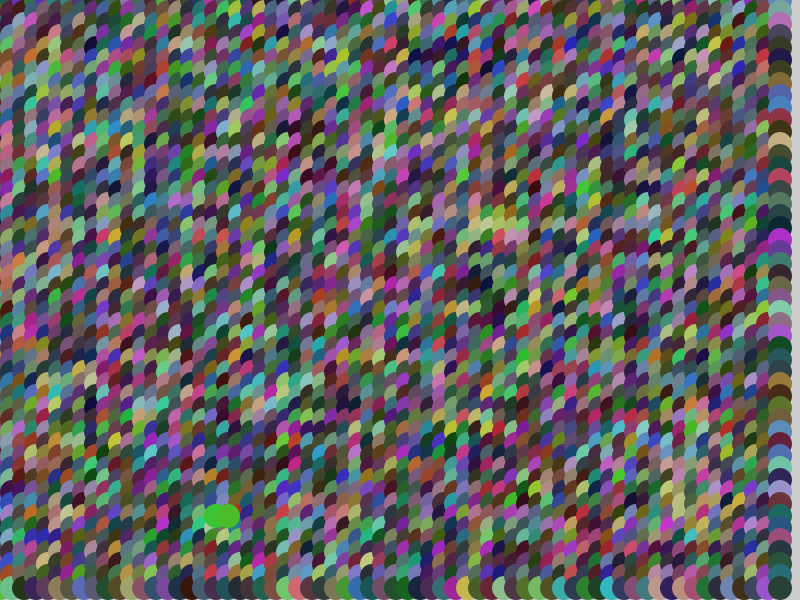
Frame 1 (no input)
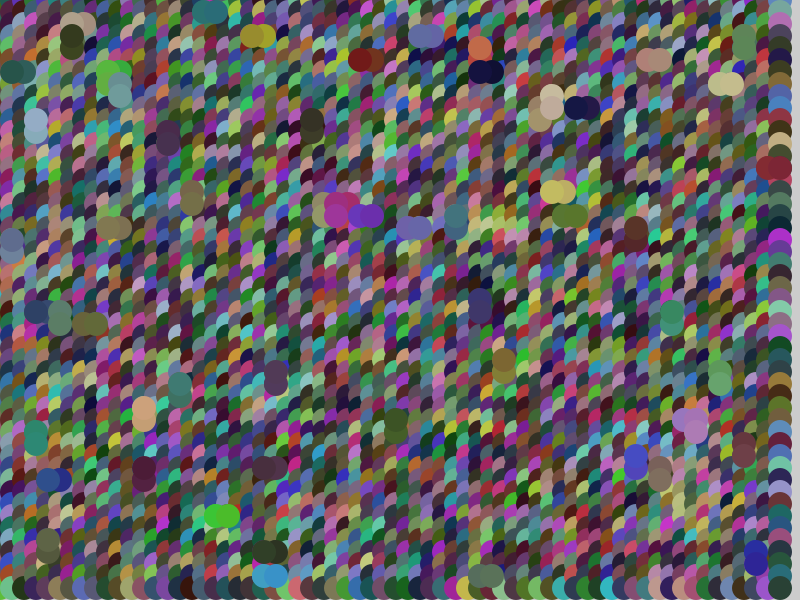
Frame 60 (the mouse pressed at the canvas centre just before this capture)
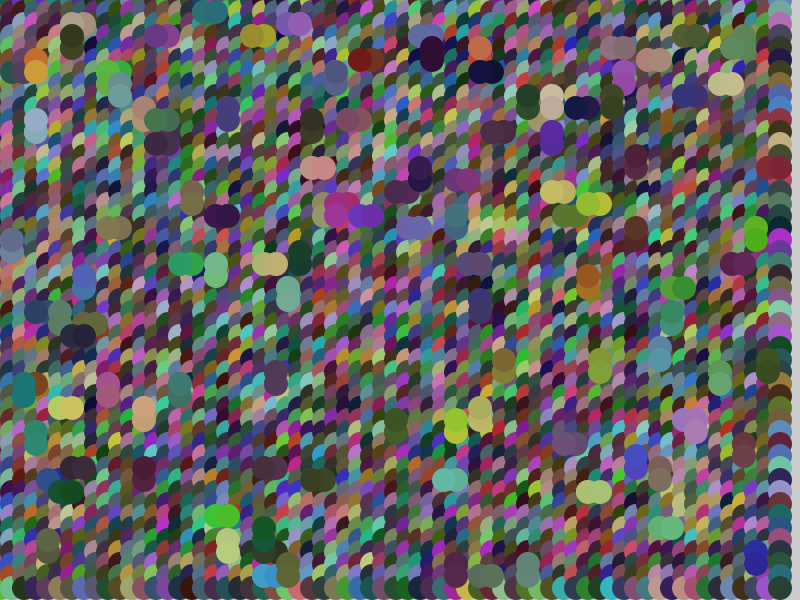
Frame 120 (the mouse held since frame 60 and released just before this capture)

The Processing sketch that drew these frames (run headless with seeded random() and noise(); from frame 60 on, the mouse is pressed at the canvas centre):

// Processing sketch: morph4
// ── morph4.pde
// by Thomas Britnell
int gridx, rad, n, m;
color [][]grid;
float mut_rate;
//float h, s, b;
float r, p;

int val;
float f;

color col, mut;



void setup()
{
  size(800,600);
  frameRate(50);
  colorMode(HSB, 1.0, 1.0, 1.0);
  
  noStroke();
  ellipseMode(RADIUS);
  
  mut_rate = 0.05;
  gridx = 12;
  rad = (int)(gridx * 3/4);
  
  n = (int)(width / gridx);
  m = (int)(height / gridx);
  grid = new color [n][m];
  
  initialise_grid();
  
}


void draw()
{
  
  grow();
}



// ###############################################
void initialise_grid()
{
  for( int r=0; r<n; r++)
  {
    for( int c=0; c<m; c++)
    {      
      col = random_HSB();
      
      grid[r][c] = col;
      
      fill( col );
      ellipse(r*gridx, c*gridx, gridx, gridx);
    }
  }
  
  
  
}

color random_HSB()
{
  color sup;
  float h = random(0, 1.0);
  float s = random(0.2,0.8);
  float b = random(0.2,0.8);
  
  sup = color(h, s, b);
  //print( hue(sup) + "." + saturation(sup) + "."+ brightness(sup) );
  return sup;
}


color random_RGB()
{
  color sup;
  float r = random(0,0.6);
  //float s = saturation + random(-0.2, 0.2);
  //float b = brightness + random(-0.2, 0.2);
  float g = random(0,0.6);
  float b = random(0,0.6); 
  sup = color(r, g, b);
  
  //println(r + "," + g + "," + b);
  
  return sup;
}



// ##############################################################
void grow()
{
  println("grow");
  
  color left, right;
  float r;
  int v,w;
  
  int [] out = new int[2];
  
  r = random(1,n-1);
  int x = (int)(r);
  r = random(1,m-1);
  int y = (int)(r);
  
  col = grid[x][y];
  
  //out = neighbour_random(x,y);
  //out = neighbour_find_HSB(x,y);
  out = neighbour_find_HSB(x,y);
  
  println("found using rgb");
  
  v = out[0];
  w = out[1];
  
  println(" v "+ v + ",  w" + w );
  
  println("was col " + red( grid[v][w] ) );
  
  //grid[v][w] = merge_HSB( col ,grid[v][w] );
  //grid[v][w] = mutate_RGB( col); 
  grid[v][w] = mutate_HSB( col);
  
  println("and now is col " + red( grid[v][w] ) );
  //draw selected one
  fill(col);
  ellipse(x*gridx, y*gridx, gridx, gridx);
  
  // draw new, replaced one
  fill(grid[v][w]);
  ellipse( v*gridx, w*gridx, gridx, gridx);
  
  f = hue( col);
  //println("after");
  // Eo grow()
}

// ##############################################################
color merge_HSB( color parent, color child)
{
  float h;
  
  // average hue
  float d = hue(parent) - hue(child);
  if( d> 0.5)
    h = ( hue(parent) + hue(child) + 1.0 ) / 2;    
  else
    h = ( hue(parent) + hue(child) ) /2;
    
  // avergage Sat + Bright
  float s = ( saturation(parent) + saturation(child) ) /2;
  float b = ( brightness(parent) + brightness(child) ) /2;
  
 // println("color out");
  //println( h, s, b );
  
  return color(h,s,b);
}

// ##############################################################
color mutate_HSB( color next)
{
  //println("color in");
  //println( hue(in), saturation(in), brightness(in) );
  
  // mutate 
  float h = hue(next) + random(-mut_rate, mut_rate) ;
  if(h > 1.0)
    h -= 1.0;
  if( h < 0)
    h += 1.0;
  float s = constrain( saturation(next) + random(-mut_rate, mut_rate), 0, 1.0);
  float b = constrain( brightness(next) + random(-mut_rate, mut_rate), 0, 1.0);
  
 // println("color out");
  //println( h, s, b );
  
  return color(h,s,b);
}



// ##############################################################
color mutate_RGB( color next)
{
  //println("color in");
  //println( hue(in), saturation(in), brightness(in) );
  
  // mutate 
  float r = constrain( red(next) + random(-mut_rate, mut_rate), 0, 1 );
  float b = constrain( blue(next) + random(-mut_rate, mut_rate), 0, 1 );
  float g = constrain( green(next) + random(-mut_rate, mut_rate), 0, 1 );
  
 // println("color out");
  //println( h, s, b );
  
  return color(r,g,b);
}




// ##############################################################
int[] neighbour_find_HSB( int x, int y)
{
  col = grid[x][y];
  
  color[] order = new color[4];
  int [] most = new int[2];
  
  float diff = 0;
  float largest = 0;
  int result = 5;
  
  int replx, reply;
  
  //println("chose " + x + "," + y); 
  col = grid[x][y];
  //println("element color is " + hue(col) );
  
  order[0] = grid[x-1][y];
  order[1] = grid[x+1][y];
  order[2] = grid[x][y-1];
  order[3] = grid[x][y+1];
  
  for(int l=0; l< 4; l++)
  {
    diff = hue(order[l]) - hue(col) ;
    
    // Account for wrap around edges of hue spectrum
    if(diff > 0.5)
      diff = 1 - diff;
    if(diff < -0.5)
      diff = 1 + diff;
    
    // find largest
    if( abs(diff) > largest)
    {
      largest = abs(diff);
      result = l;
    }
    //end for
  }
  
  //identify neighbour
  switch(result)
  {
    case 0:
      replx = x-1;
      reply = y;
      break;
    case 1:
      replx = x+1;
      reply = y;
      break;
    case 2:
      replx = x;
      reply = y-1;
      break;
    case 3:
      replx = x;
      reply = y+1;
      break;
    default:
      replx = x;
      reply = y;
      break;
  }
  
  most[0] = replx;
  most[1] = reply;
  return most;
}


// ##############################################################
int[] neighbour_find_RGB( int x, int y)
{
  col = grid[x][y];
  
  color[] order = new color[4];
  int [] most = new int[2];
  
  float diff = 0;
  float largest = 0;
  int result = 5;
  
  int replx, reply;
  
  //println("chose " + x + "," + y); 
  col = grid[x][y];
  //println("element color is " + hue(col) );
  
  order[0] = grid[x-1][y];
  order[1] = grid[x+1][y];
  order[2] = grid[x][y-1];
  order[3] = grid[x][y+1];
  
  for(int l=0; l< 4; l++)
  {
    diff = 0;
    diff += abs( red(order[l]) - red(col) );
    diff += abs( blue(order[l]) - blue(col) );
    diff += abs( green(order[l]) - green(col) );
    
    
    // find largest
    if( abs(diff) > largest)
    {
      largest = abs(diff);
      result = l;
    }
    //end for
  }
  
  //identify neighbour
  switch(result)
  {
    case 0:
      replx = x-1;
      reply = y;
      break;
    case 1:
      replx = x+1;
      reply = y;
      break;
    case 2:
      replx = x;
      reply = y-1;
      break;
    case 3:
      replx = x;
      reply = y+1;
      break;
    default:
      replx = x;
      reply = y;
      break;
  }
  
  most[0] = replx;
  most[1] = reply;
  return most;
}
